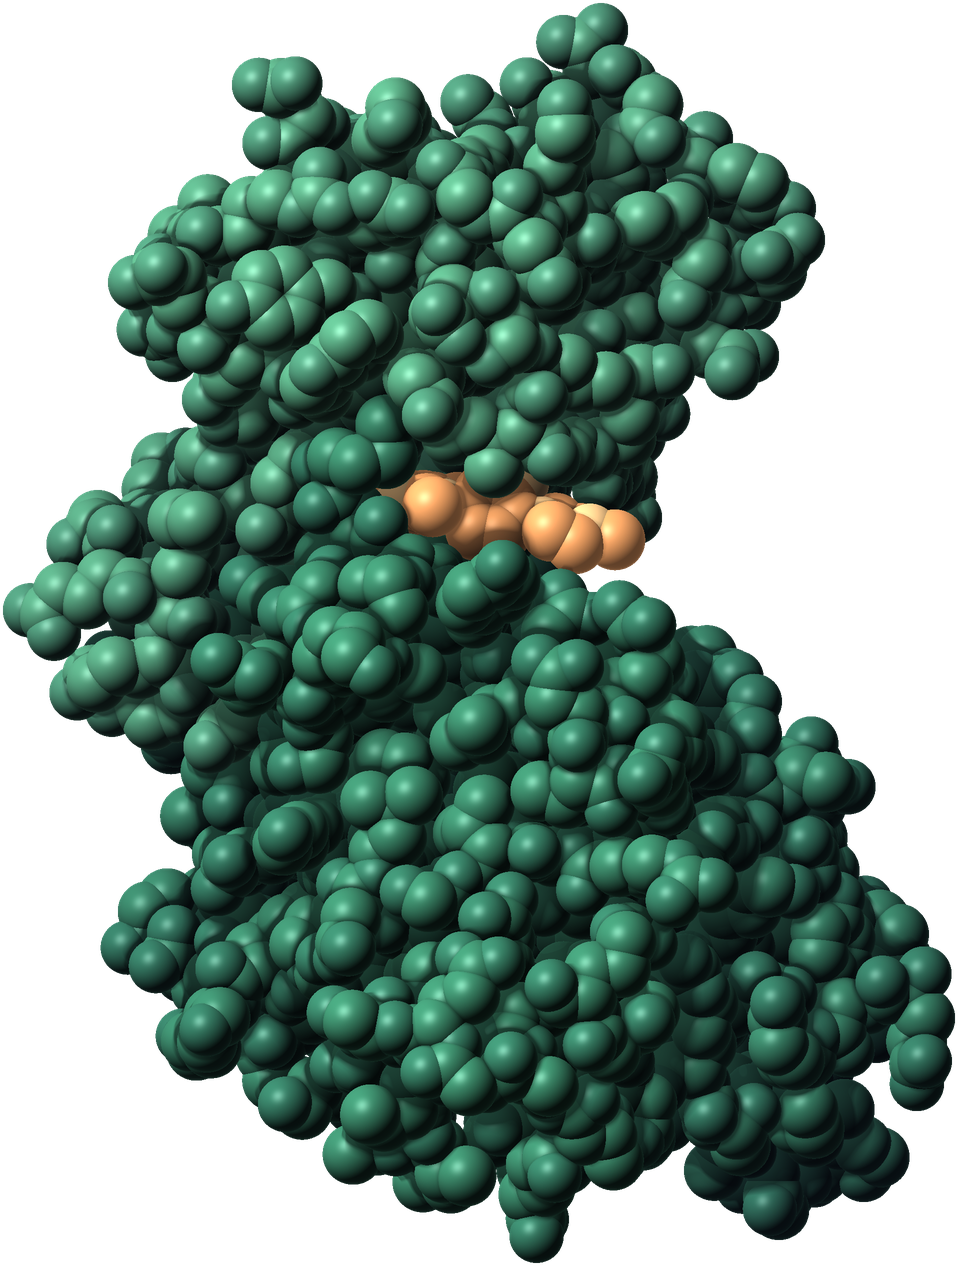

Recreate this plot in Python.
#!/usr/bin/env python3
"""Hero render: space-filling model of the real DYRK1A kinase domain (PDB 8T2H, 1.85 A, Montfort lab, University of Arizona)
with the inhibitor DYR530 (ligand XIR) in its ATP pocket. Protein shaded as a material model (Lambert + rim + specular +
depth AO) in the Iluminos header greens on indigo; the inhibitor in the warm amber of their site gradient.
Usage: dyrk.py [view-search|ax ay az] [size]. Output dyrk.png (RGBA)."""
import numpy as np, pathlib, sys
from PIL import Image
H=pathlib.Path(__file__).resolve().parent
def _box(a,r,ax):
    a=np.moveaxis(a,ax,0);p=np.concatenate([np.repeat(a[:1],r+1,0),a,np.repeat(a[-1:],r,0)]);c=np.cumsum(p,0)
    return np.moveaxis((c[2*r+1:]-c[:-2*r-1])/(2*r+1),0,ax)
def blur(a,s):
    r=max(1,int(s*0.9))
    for _ in range(3): a=_box(_box(a,r,0),r,1)
    return a
R={'C':1.70,'N':1.55,'O':1.52,'S':1.80,'P':1.80,'F':1.47}
xyz=[];el=[];kind=[];resn=[]
for l in open(H/'8t2h.pdb'):
    if not l.startswith(('ATOM','HETATM')) or l[21]!='A': continue
    rn=l[17:20].strip()
    if rn in ('HOH','GOL','PG4'): continue
    if l[16] not in (' ','A'): continue
    e=l[76:78].strip()
    if e not in R: continue
    xyz.append([float(l[30:38]),float(l[38:46]),float(l[46:54])]);el.append(e)
    kind.append(2 if rn=='XIR' else 0);resn.append(int(l[22:26]))
X=np.array(xyz);K=np.array(kind);E=np.array(el);RES=np.array(resn)
X-=X[K==0].mean(0)
def rot(a,ax):
    c,s=np.cos(a),np.sin(a)
    return {'x':np.array([[1,0,0],[0,c,-s],[0,s,c]]),'y':np.array([[c,0,s],[0,1,0],[-s,0,c]]),'z':np.array([[c,-s,0],[s,c,0],[0,0,1]])}[ax]
rad=np.array([R[e] for e in E])
def visible_frac(V):
    # fraction of ligand atoms not covered (in 2D) by any protein atom nearer the camera
    P=X@V.T;L=P[K==2];Pr=P[K==0];rr=rad[K==0]
    vis=0
    for p in L:
        d=np.hypot(Pr[:,0]-p[0],Pr[:,1]-p[1]);front=(Pr[:,2]>p[2])&(d<rr*0.9)
        vis+=0 if front.any() else 1
    return vis/len(L)
if len(sys.argv)>1 and sys.argv[1]=='search':
    best=[]
    rng=np.random.default_rng(1)
    for i in range(1500):
        a=rng.uniform(-np.pi,np.pi,3);V=rot(a[0],'x')@rot(a[1],'y')@rot(a[2],'z')
        f=visible_frac(V)
        Lg=X[K==2]@V.T;C2=np.cov(Lg[:,:2].T);ext=float(np.sqrt(np.linalg.det(C2)))
        if f>=0.97: best.append((ext,f,tuple(np.round(a,3))))
    best.sort(reverse=True)
    for b in best[:15]: print(b)
    sys.exit()
ang=[float(a) for a in sys.argv[1:4]] if len(sys.argv)>3 else [0,0,0]
V=rot(ang[0],'x')@rot(ang[1],'y')@rot(ang[2],'z')
# in-plane roll so the long axis is near-vertical-ish handled by az
P=X@V.T
S=int(sys.argv[4]) if len(sys.argv)>4 else 2400
lo=(P[:,:2]-rad[:,None]).min(0);hi=(P[:,:2]+rad[:,None]).max(0)
sc=S*0.9/(hi-lo).max();off=np.array([S,S])/2-(lo+hi)/2*sc
Z=np.full((S,S),-1e9);N=np.zeros((S,S,3));ID=np.full((S,S),-1)
for i in np.argsort(P[:,2]):
    cx,cy=P[i,:2]*sc+off;cy=S-cy;r=rad[i]*sc*(1.0 if K[i]==2 else 1.0)
    x0,x1=int(max(cx-r,0)),int(min(cx+r+1,S));y0,y1=int(max(cy-r,0)),int(min(cy+r+1,S))
    yy,xx=np.mgrid[y0:y1,x0:x1];dx=(xx+.5-cx)/r;dy=(yy+.5-cy)/r;d2=dx*dx+dy*dy;m=d2<1
    dz=np.sqrt(np.clip(1-d2,0,1));z=P[i,2]*sc+dz*r
    sub=Z[y0:y1,x0:x1];upd=m&(z>sub)
    sub[upd]=z[upd];N[y0:y1,x0:x1][upd]=np.stack([dx,-dy,dz],-1)[upd];ID[y0:y1,x0:x1][upd]=i
mask=ID>=0
Zf=np.where(mask,Z,Z[mask].min()-40*sc/10)
ao=np.zeros_like(Z)
for rr in (6,14,30,64):
    b=blur(Zf,rr*S/2400);ao+=np.clip((b-Zf)/(rr*S/2400*1.6),0,1)
ao=np.clip(1-ao/2.2,0,1)
Lt=np.array([-.5,.55,.68]);Lt/=np.linalg.norm(Lt)
lam=np.clip((N*Lt).sum(-1),0,1)
Hh=Lt+np.array([0,0,1]);Hh/=np.linalg.norm(Hh);spec=np.clip((N*Hh).sum(-1),0,1)**40
rim=(1-np.clip(N[...,2],0,1))**3
# protein: N-lobe (res < ~ 240 in DYRK1A numbering ~ hinge 239-241) a touch lighter green than the C-lobe
nlobe=RES<240
g1=np.array([104,196,150])/255; g2=np.array([70,160,122])/255; tealN=np.array([30,74,82])/255
amber=np.array([247,166,100])/255; gold=np.array([255,206,140])/255
col=np.where(nlobe[:,None],g1,g2)
col=np.where(((E=='O')|(E=='N'))[:,None]&(K==0)[:,None],col*0.86+tealN*0.14,col)
col=np.where((K==2)[:,None],np.where((E=='C')[:,None],amber,gold),col)
C=col[np.clip(ID,0,None)]
ISL=(K[np.clip(ID,0,None)]==2)&mask
zn=(Z-Z[mask].min())/(Z[mask].max()-Z[mask].min()+1e-6);zn=np.where(mask,zn,0)
ink=np.array([13,9,44])/255
shade=(0.1+1.0*lam*(0.6+0.4*ao))[...,None]*C*(0.64+0.36*ao[...,None])
shade+=spec[...,None]*0.26*ao[...,None]+rim[...,None]*C*0.24
# ligand self-lit: emissive so it glows from inside the pocket
shade=np.where(ISL[...,None],shade*0.95+C*(0.16+0.16*ao[...,None]),shade)
fz=(0.72+0.28*zn[...,None])
shade=shade*fz+ink*(1-fz)*0.7
img=np.clip(shade,0,1)
A=mask.astype(np.float32)
im=Image.fromarray(np.dstack([img*255,A*255]).astype(np.uint8),'RGBA')
im=im.resize((S//2,S//2),Image.LANCZOS);im=im.crop(im.getbbox())
im.save(H/'dyrk.png');print(im.size,len(X),(K==2).sum())
